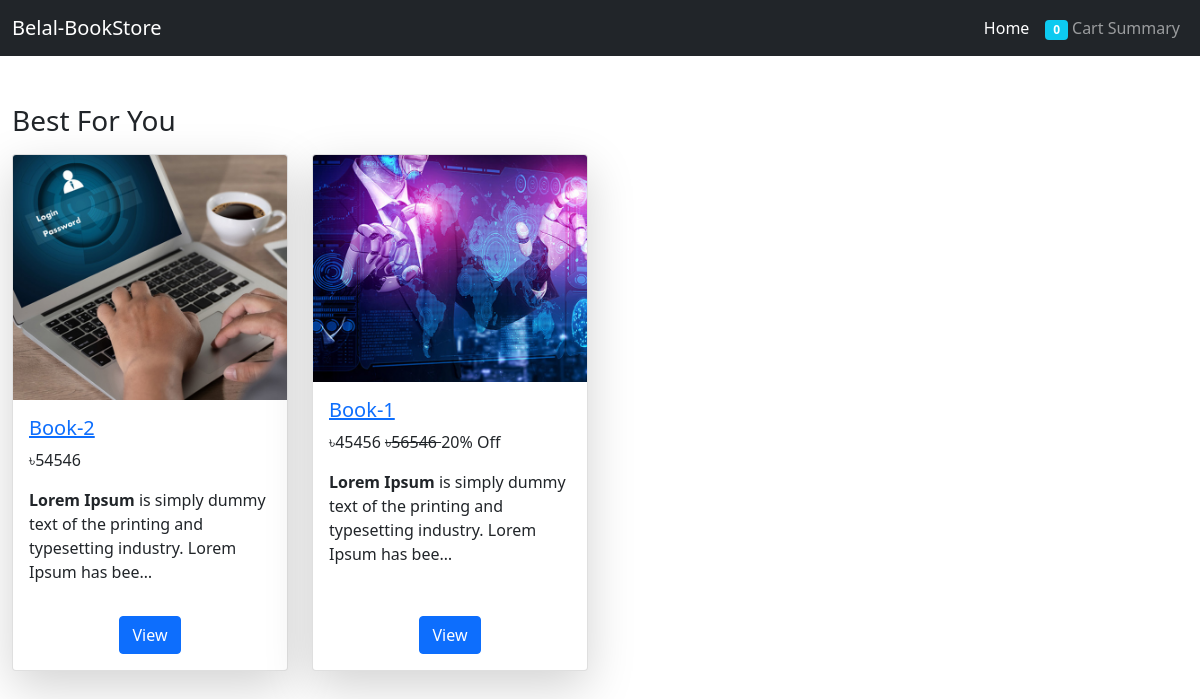
The page / on the database its author committed.
### store/models.py (models this page shows, shortened)
class BookStore(models.Model):
    name = models.CharField(max_length=100)
    categoris = models.ForeignKey(Category, on_delete=models.CASCADE)
    writer = models.ForeignKey(Writer, on_delete=models.CASCADE)
    image = models.ImageField(upload_to='BookImg',default='BookImg/noimg.jpg')
    price = models.IntegerField()
    discount_price = models.IntegerField(blank=True, null=True)
    discription = RichTextUploadingField()
    stock_quantity = models.PositiveIntegerField()
    def saving_price(self):
        return self.price  - self.discount_price
    def saving_percent(self):
        return self.saving_price() / self.price  * 100
    class Meta:
        ordering = ['-id']

### store/views.py (the view)
# urls.py: path('', home , name='home'),
def home(request):
    books = BookStore.objects.all().order_by('?')
    context={
        'books':books,
    }
    return render(request, 'index.html',context)

### store/templatetags/cart_item_count.py (called while the page is built)
@register.filter
def cart_item_count(user):
    if user.is_authenticated:
        qs=Order.objects.filter(user=user, ordered=False)
        if qs.exists():
            return qs[0].books.count()
        return 0
    return 0

### store/templates/index.html
{% extends 'base.html' %}
{% block content %}
    <div class="container-fluid my-5">
        <h3>Best For You</h3>
        <div class="row">
            {% for c in books %}
                <div class="col-6 col-md-4 col-lg-3 my-2 d-flex align-items-stretch">
                    <div class="card shadow-lg">
                        <a href="{% url 'book-detail' c.pk %}"><img src="{{ c.image.url }}" class="card-img-top" alt="..."></a>
                        <div class="card-body">
                            <a href="{% url 'book-detail' c.pk %}"><h5 class="card-title">{{ c.name }}</h5></a>
                            {% if c.discount_price %}
                            <span class="new-price">৳{{ c.discount_price }} </span>
                            <span class="old-price"><del>৳{{ c.price }} </del></span>
                            {% else %}
                            ৳{{ c.price }}
                            {% endif %}
                            {% if c.stock_quantity %}
                            {% if c.discount_price %}
                            <span >{{ c.saving_percent|floatformat:"0" }}% Off</span>
                            {% endif %}
                            {% else %}
                            <span style="background-color: #e70f0f; color:#fff">out of stock</span>
                            {% endif %}
                          <p class="card-text">{{ c.discription|truncatechars_html:100|safe }}</p>
                        </div>
                        <div class="text-center mb-3">
                            <a href="{% url 'book-detail' c.pk %}" class="btn btn-primary">View</a>
                          </div>
                      </div>
                </div>
            {% endfor %}
        </div>
    </div>
{% endblock content %}

### rows shown on the page
BookStore: image (picture), name "Book-2", price "54546", discription "Lorem Ipsum is simply dummy text of the printing and typesetting industry. Lorem Ipsum has bee…"
BookStore: image (picture), name "Book-1", discount_price "45456", price "56546", saving_percent "20", discription "Lorem Ipsum is simply dummy text of the printing and typesetting industry. Lorem Ipsum has bee…"

### other values the page prints
{{ request.user|cart_item_count }} "0"
